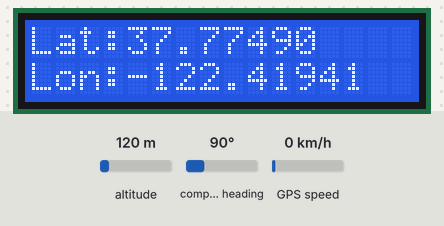
This sketch was run on a simulated Arduino Uno, built with avr-gcc and run on an emulated ATmega328P. Shown: 16×2 character LCD. The inputs (shaded band) are chosen by the test bench; at power-on: altitude 120 m, compass heading 90°, GPS speed 0 km/h. The GPS gets a fix after 3 s at 37.7749, -122.4194 with 8 satellites; what the sketch prints to the serial monitor is not drawn.

Above: at 4.2 s.
4.3 s: altitude set to 20 m
At 6.4 s:
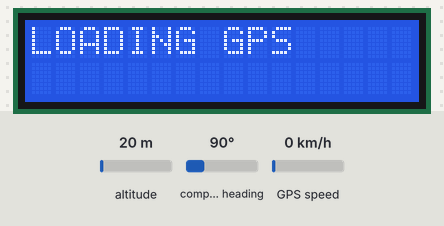
8.3 s: altitude set to 250 m
At 12.5 s:
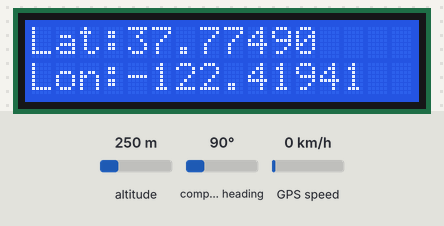
Timing chart, 0 to 14.0 s (numbered marks = the images above; inputs shaded):
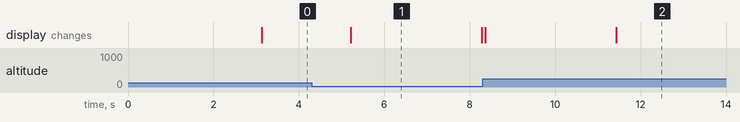

Measured:
- after the input at 4.3 s, the display: changes after 0.92 s (image 1)
- after the input at 8.3 s, the display: first differs from a run without the input after 3.1 s (image 2)
- what the display in image 1 shows lasts 3.1 s, from 5.2 s to 8.3 s

The sketch:

sistema_GPS.ino
```cpp
#include <SoftwareSerial.h> // Incluimos SoftwareSerial
#include <TinyGPS.h> // Incluimos TinyGPS
#include <LiquidCrystal_I2C.h> // Incluimos la biblioteca para el LCD
LiquidCrystal_I2C lcd(0x27, 16, 2); // Configuramos el LCD

TinyGPS gps; // Declaramos el objeto GPS
SoftwareSerial serialgps(12, 13); // Declaramos el pin 12 (Rx del GPS) y 13 (Tx del GPS)

// Declaramos las variables para la obtención de datos
int year;
byte month, day, hour, minute, second, hundredths;
unsigned long chars;
unsigned short sentences, failed_checksum;

void setup() {
    Serial.begin(115200); // Iniciamos el puerto serie
    serialgps.begin(9600); // Iniciamos el puerto serie del GPS
    lcd.init(); // Inicializamos el LCD
    lcd.backlight(); // Encendemos la retroiluminación
    lcd.setCursor(0, 0);
    lcd.print("LOADING GPS");
    delay(3000);
    lcd.clear();

    // Imprimimos en el monitor serial:
    Serial.println("");
    Serial.println("GPS GY-GPS6MV2 Leantec");
    Serial.println(" ---Buscando señal--- ");
    Serial.println("");
}

void loop() {
    while (serialgps.available()) {
        int c = serialgps.read();
        if (gps.encode(c)) {
            float latitude, longitude;
            gps.f_get_position(&latitude, &longitude);
            lcd.setCursor(0, 0);
            lcd.print("Lat:");
            lcd.print(latitude, 5);
            lcd.setCursor(0, 1);
            lcd.print("Lon:");
            lcd.print(longitude, 5);

            Serial.print("Latitud/Longitud: ");
            Serial.print(latitude, 5);
            Serial.print(", ");
            Serial.println(longitude, 5);

            gps.crack_datetime(&year, &month, &day, &hour, &minute, &second, &hundredths);
            Serial.print("Fecha: "); Serial.print(day, DEC); Serial.print("/");
            Serial.print(month, DEC); Serial.print("/"); Serial.print(year);
            Serial.print(" Hora: "); Serial.print(hour - 5, DEC); Serial.print(":");
            Serial.print(minute, DEC); Serial.print(":"); Serial.print(second, DEC);
            Serial.print("."); Serial.println(hundredths, DEC);

            Serial.print("Altitud (metros): "); Serial.println(gps.f_altitude());
            Serial.print("Rumbo (grados): "); Serial.println(gps.f_course());
            Serial.print("Velocidad (kmph): "); Serial.println(gps.f_speed_kmph());
            Serial.print("Satélites: "); Serial.println(gps.satellites());
            Serial.println();

            gps.stats(&chars, &sentences, &failed_checksum);
        }
    }
}
```
